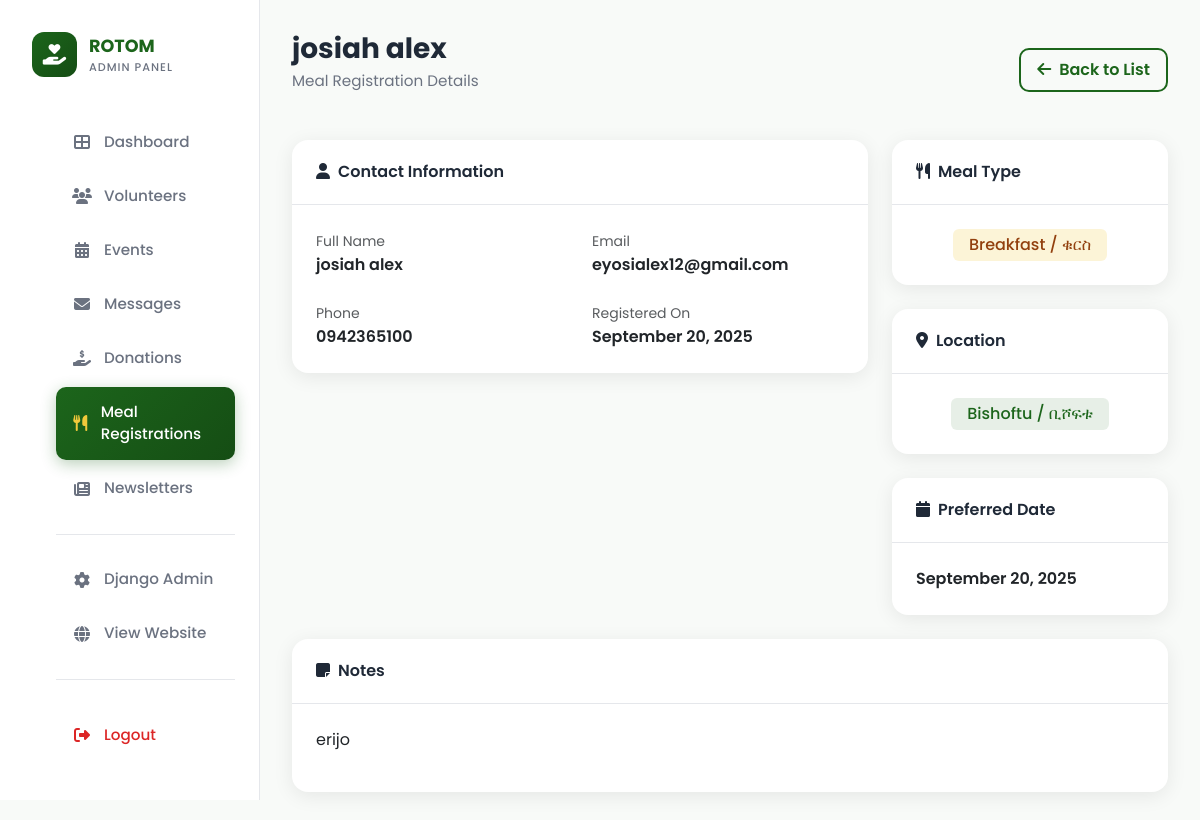
Screenshot of /dashboard/registration/2/ (signed in) with the database file from the repository.
### rotom/models.py (models this page shows, shortened)
class FeedingRegistration(models.Model):
    MEAL_TYPE_CHOICES = [
        ('breakfast', 'Breakfast / ቁርስ'),
        ('lunch', 'Lunch / ምሳ'),
        ('dinner', 'Dinner / እራት'),
    ]
    LOCATION_CHOICES = [
        ('addis_ababa', 'Addis Ababa / አዲስ አበባ'),
        ('bishoftu', 'Bishoftu / ቢሾፍቱ'),
        ('adama', 'Adama / አዳማ'),
        ('mojo', 'Mojo / ሞጆ'),
    ]
    full_name = models.CharField(max_length=100)
    email = models.EmailField()
    phone = models.CharField(max_length=20)
    meal_type = models.CharField(max_length=20, choices=MEAL_TYPE_CHOICES)
    location = models.CharField(max_length=20, choices=LOCATION_CHOICES)
    preferred_date = models.DateField()
    notes = models.TextField(blank=True)
    created_at = models.DateTimeField(auto_now_add=True)

### dashboard/views.py (the view)
# urls.py: path('registration/<int:pk>/', views.registration_detail, name='registration_detail'),
@staff_member_required(login_url='dashboard:login')
def registration_detail(request, pk):
    registration = get_object_or_404(FeedingRegistration, pk=pk)
    return render(request, 'dashboard/registration_detail.html', {'registration': registration})

### dashboard/templates/dashboard/registration_detail.html (shortened to what this page needs)
{% extends 'dashboard/base_admin.html' %}
{% block content %}
<div class="page-header d-flex justify-content-between align-items-center">
    <div>
        <h1 class="page-title">{{ registration.full_name }}</h1>
        <p class="page-subtitle">Meal Registration Details</p>
    </div>
    <a href="{% url 'dashboard:manage_registrations' %}" class="btn btn-outline-primary">
        <i class="fas fa-arrow-left me-1"></i> Back to List
    </a>
</div>
<div class="row g-4">
    <div class="col-lg-8">
        <div class="card">
            <div class="card-header">
                <i class="fas fa-user me-2"></i>Contact Information
            </div>
            <div class="card-body">
                <div class="row g-4">
                    <div class="col-md-6">
                        <label class="text-muted small">Full Name</label>
                        <p class="mb-0 fw-semibold">{{ registration.full_name }}</p>
                    </div>
                    <div class="col-md-6">
                        <label class="text-muted small">Email</label>
                        <p class="mb-0 fw-semibold">{{ registration.email }}</p>
                    </div>
                    <div class="col-md-6">
                        <label class="text-muted small">Phone</label>
                        <p class="mb-0 fw-semibold">{{ registration.phone }}</p>
                    </div>
                    <div class="col-md-6">
                        <label class="text-muted small">Registered On</label>
                        <p class="mb-0 fw-semibold">{{ registration.created_at|date:"F d, Y" }}</p>
                    </div>
                </div>
            </div>
        </div>
    </div>
    <div class="col-lg-4">
        <div class="card mb-4">
            <div class="card-header">
                <i class="fas fa-utensils me-2"></i>Meal Type
            </div>
            <div class="card-body text-center">
                <span class="badge badge-warning" style="font-size: 1rem; padding: 0.5rem 1rem;">
                    {{ registration.get_meal_type_display }}
                </span>
            </div>
        </div>
        <div class="card mb-4">
            <div class="card-header">
                <i class="fas fa-map-marker-alt me-2"></i>Location
            </div>
            <div class="card-body text-center">
                <span class="badge badge-success" style="font-size: 1rem; padding: 0.5rem 1rem;">
                    {{ registration.get_location_display }}
                </span>
            </div>
        </div>
        <div class="card">
            <div class="card-header">
                <i class="fas fa-calendar me-2"></i>Preferred Date
            </div>
            <div class="card-body">
                <p class="mb-0 fw-semibold">{{ registration.preferred_date|date:"F d, Y" }}</p>
            </div>
        </div>
    </div>
    {% if registration.notes %}
    <div class="col-12">
        <div class="card">
            <div class="card-header">
                <i class="fas fa-sticky-note me-2"></i>Notes
            </div>
            <div class="card-body">
                <p style="white-space: pre-wrap;">{{ registration.notes }}</p>
            </div>
        </div>
    </div>
    {% endif %}
</div>
{% endblock %}

### rows the page displays
FeedingRegistration: full_name "josiah alex", email "eyosialex12@gmail.com", phone "0942365100", created_at "September 20, 2025", meal_type "Breakfast / ቁርስ", location "Bishoftu / ቢሾፍቱ", preferred_date "September 20, 2025", notes "erijo"
